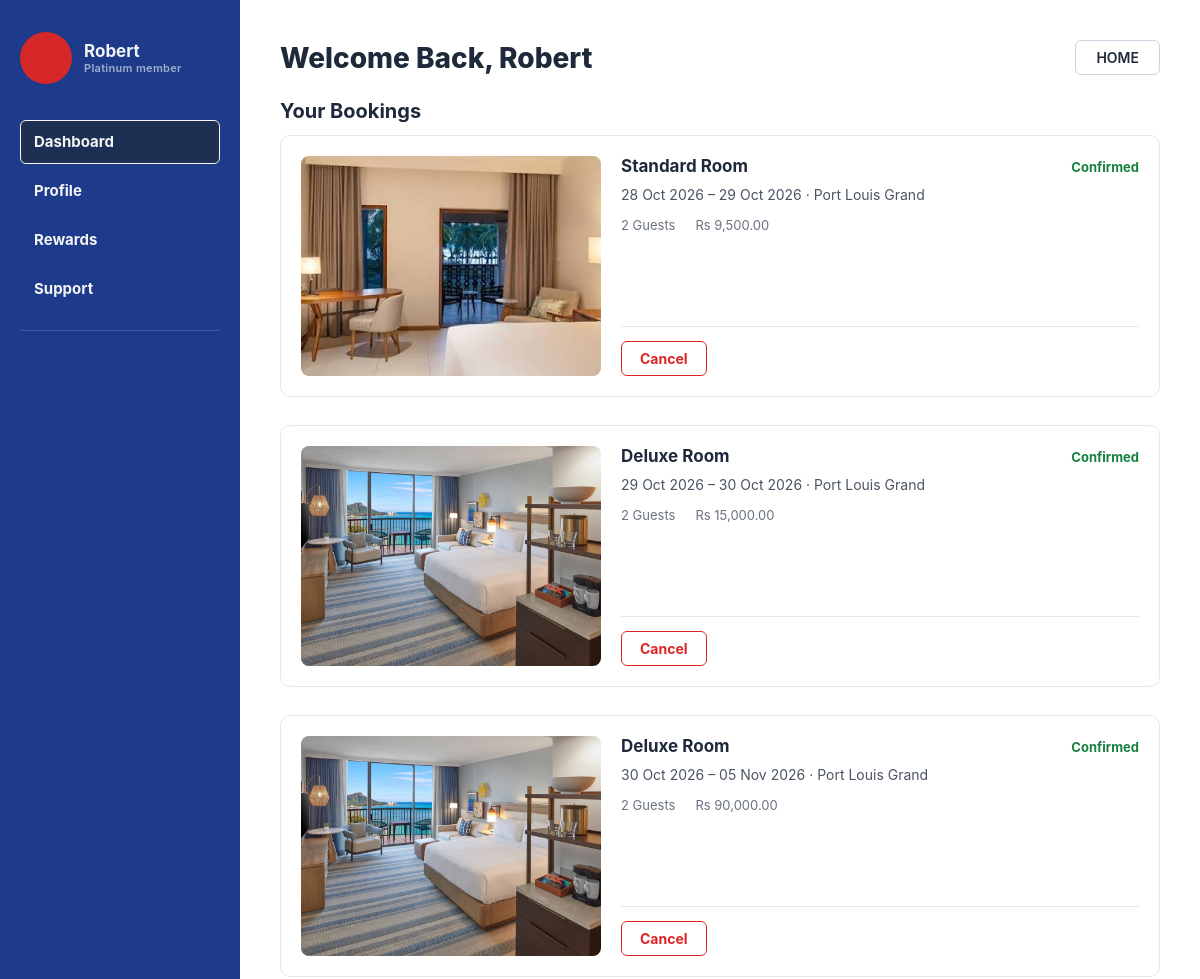
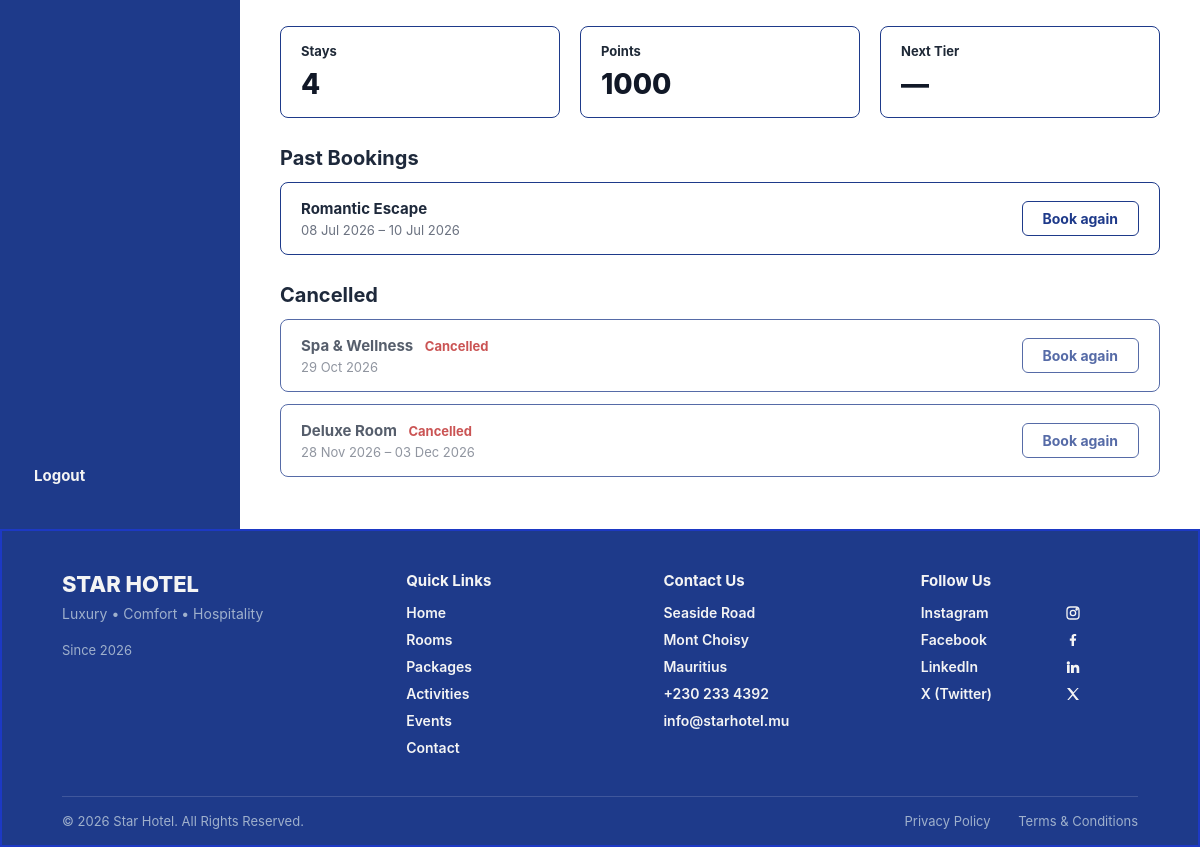
The app's page /customer-dashboard/ with its own data (2 pictures, top to bottom).
### StarHotel/hotel/models.py (models this page shows, shortened)
class User(AbstractUser):
    dob = models.DateField(null=True, blank=True)
    phone = models.CharField(max_length=20, blank=True)
    address = models.CharField(max_length=255, blank=True)
    join_date = models.DateField(auto_now_add=True)

class Customer(User):
    nid = models.CharField(max_length=20, unique=True)
    loyalty = models.ForeignKey(
        Loyalty,
        on_delete=models.SET_NULL,
        null=True,
        blank=True,
        related_name='customers'
    )

class Loyalty(models.Model):
    loyalty_num = models.AutoField(primary_key=True)
    tier = models.CharField(max_length=50)
    discount_rate = models.FloatField(default=0.0)
    multiplier_rate = models.FloatField(default=1.0)

class Booking(models.Model):
    TYPE_CHOICES = [
        ('stay', 'Stay'),
        ('event', 'Event'),
        ('activity', 'Activity'),
    ]
    booking_type = models.CharField(max_length=10, choices=TYPE_CHOICES, default='stay')   # <-- NEW
    bk_id = models.AutoField(primary_key=True)
    no_of_guests = models.PositiveIntegerField()
    check_in = models.DateField()
    check_out = models.DateField()
    bk_date = models.DateField(auto_now_add=True)
    bk_status = models.CharField(max_length=20, default='pending')
    estimated_sum = models.DecimalField(max_digits=10, decimal_places=2)
    created_at = models.DateTimeField(auto_now_add=True)
    updated_at = models.DateTimeField(auto_now=True)
    customer = models.ForeignKey(
        Customer,
        on_delete=models.CASCADE,
        related_name='bookings'
    )
    branch = models.ForeignKey(
        Branch,
        on_delete=models.CASCADE,
        related_name='bookings'
    )

class Room(models.Model):
    room_id = models.AutoField(primary_key=True)
    room_number = models.CharField(max_length=10, blank=True, default='')
    room_type = models.CharField(max_length=50)
    room_status = models.CharField(max_length=20, default='available')
    price = models.DecimalField(max_digits=10, decimal_places=2)
    branch = models.ForeignKey(
        Branch,
        on_delete=models.CASCADE,
        related_name='rooms'
    )

class Branch(models.Model):
    branch_id = models.AutoField(primary_key=True)
    branch_name = models.CharField(max_length=100)
    tel_no = models.CharField(max_length=20)
    street = models.CharField(max_length=150)
    city = models.CharField(max_length=100)
    zipcode = models.CharField(max_length=10)
    class Meta:
        verbose_name_plural = "branches"

class Packages(models.Model):
    p_id = models.AutoField(primary_key=True)
    p_name = models.CharField(max_length=100)
    base_price = models.DecimalField(max_digits=10, decimal_places=2)
    is_active = models.BooleanField(default=True)
    valid_from = models.DateField()
    valid_to = models.DateField()
    nights = models.PositiveSmallIntegerField(default=2)
    created_at = models.DateTimeField(auto_now_add=True)
    updated_at = models.DateTimeField(auto_now=True)

class Activity(models.Model):
    act_id = models.AutoField(primary_key=True)
    act_name = models.CharField(max_length=100)
    act_date = models.DateField(null=True, blank=True)
    location = models.CharField(max_length=150)
    capacity = models.PositiveIntegerField()
    duration = models.PositiveIntegerField(help_text="Duration in minutes")
    price_per_person = models.DecimalField(max_digits=10, decimal_places=2)

### StarHotel/hotel/views.py (the view)
# urls.py: path("customer-dashboard/", views.customer_dashboard, name="customer_dashboard"),
def customer_dashboard(request):
    customer = get_current_customer(request)
    if customer is None:
        return render(request, "hotel/customer_dashboard.html", {"no_customers": True})
    today = date.today()
    bookings = customer.bookings.select_related("branch").prefetch_related(
        "booking_items"
    ).order_by("check_in")
    cards = [_booking_card(b, today) for b in bookings]
    active = [c for c in cards if c["status"] != "cancelled"]
    upcoming = [c for c in active if c["booking"].check_out >= today]
    past = [c for c in active if c["booking"].check_out < today][::-1]
    cancelled = [c for c in cards if c["status"] == "cancelled"]
    total_nights = sum((c["booking"].check_out - c["booking"].check_in).days for c in active)
    context = {
        "customer": customer,
        "upcoming": upcoming,
        "past": past,
        "cancelled": cancelled,
        "stays_count": len([c for c in active if c["booking"].booking_type == "stay"]),
        "points": total_nights * 100,   # placeholder formula, as before
        "cancel_window_hours": CANCEL_WINDOW_HOURS,
    }
    return render(request, "hotel/customer_dashboard.html", context)

### StarHotel/hotel/views.py (called while the page is built)
def _hours_until_checkin(b):
    start = datetime.combine(b.check_in, dtime.min)
    if settings.USE_TZ:
        start = timezone.make_aware(start)
        now = timezone.localtime()
    else:
        now = datetime.now()
    return (start - now).total_seconds() / 3600

def _can_cancel(b):
    return (b.bk_status in ("pending", "confirmed")
            and _hours_until_checkin(b) >= CANCEL_WINDOW_HOURS)

def get_current_customer(request):
    if request.user.is_authenticated:
        try:
            return request.user.customer
        except Customer.DoesNotExist:
            pass
    return Customer.objects.select_related("loyalty").first()

### StarHotel/hotel/templates/hotel/customer_dashboard.html (shortened to what this page needs)
{% extends "base.html" %}
{% load static %}
{% block content %}
    <div class="layout">
        <aside class="sidebar">
            <div class="profile">
                <div class="avatar"></div>
                <div class="profile-info">
                    <div class="name">{{ customer.first_name|default:customer.username }}</div>
                    <div class="member">{{ customer.loyalty.tier|default:"No tier" }} member</div>
                </div>
            </div>
            <nav id="nav">
                <div class="nav-highlight" id="navHighlight"></div>
                <a href="{% url 'customer_dashboard' %}" class="nav-item {% if request.resolver_match.url_name == 'customer_dashboard' %}active{% endif %}">Dashboard</a>
                <a href="{% url 'customer_profile' %}" class="nav-item {% if request.resolver_match.url_name == 'customer_profile' %}active{% endif %}">Profile</a>
                <a href="{% url 'customer_rewards' %}" class="nav-item {% if request.resolver_match.url_name == 'customer_rewards' %}active{% endif %}">Rewards</a>
                <a href="{% url 'customer_support' %}" class="nav-item {% if request.resolver_match.url_name == 'customer_support' %}active{% endif %}">Support</a>
            </nav>
            <hr class="divider">
            <a href="#" class="logout">Logout</a>
        </aside>
        <div class="dashboard-content">
            <div class="content-header">
                <h1>Welcome Back, {{ customer.first_name|default:customer.username }}</h1>
                <a href="{% url 'home' %}" class="btn-home">HOME</a>
            </div>
            <h2 class="section-title">Your Bookings</h2>
            {% for c in upcoming %}
            <div class="booking-card">
                <img src="{% static c.image %}" alt="{{ c.title }}" class="booking-image">
                <div class="booking-details">
                    <div class="booking-title-row">
                        <h3>{{ c.title }}</h3>
                        <span class="booking-status st-{{ c.status }}">{{ c.status_label }}</span>
                    </div>
                    <p>
                        {% if c.single_day %}{{ c.booking.check_in|date:"d M Y" }}{% else %}{{ c.booking.check_in|date:"d M Y" }} &ndash; {{ c.booking.check_out|date:"d M Y" }}{% endif %}
                        &middot; {{ c.booking.branch.branch_name }}
                    </p>
                    <div class="booking-meta">
                        <span>{{ c.booking.no_of_guests }} Guest{{ c.booking.no_of_guests|pluralize }}</span>
                        <span>Rs {{ c.booking.estimated_sum|floatformat:"2g" }}</span>
                    </div>
                    {% if c.can_cancel or c.cancel_locked or c.can_checkin %}
                    <div class="booking-actions">
                        {% if c.can_cancel %}
                        <form method="post" action="{% url 'cancel_booking' c.booking.bk_id %}"
                              onsubmit="return confirm('Cancel this booking? This cannot be undone.');">
                            <button type="submit" class="btn-action btn-cancel">Cancel</button>
                        </form>
                        {% elif c.cancel_locked %}
                        <button type="button" class="btn-action btn-cancel-locked" disabled>Cancel</button>
                        <span class="cancel-note">Cancellation closes {{ cancel_window_hours }} hours before check-in.</span>
                        {% endif %}
                    </div>
                    {% endif %}
                </div>
            </div>
            {% empty %}
            <p>You have no upcoming bookings. <a href="{% url 'booking' %}">Make a booking</a></p>
            {% endfor %}
            <div class="stats-row">
                <div class="stat-box">
                    <div class="stat-label">Stays</div>
                    <div class="stat-value">{{ stays_count }}</div>
                </div>
                <div class="stat-box">
                    <div class="stat-label">Points</div>
                    <div class="stat-value">{{ points }}</div>
                </div>
                <div class="stat-box">
                    <div class="stat-label">Next Tier</div>
                    <div class="stat-value">&mdash;</div>
                </div>
            </div>
            <h2 class="section-title">Past Bookings</h2>
            {% for c in past %}
            <div class="past-booking-row">
                <div>
                    <div class="past-booking-name">{{ c.title }}</div>
                    <div class="past-booking-dates">
                        {% if c.single_day %}{{ c.booking.check_in|date:"d M Y" }}{% else %}{{ c.booking.check_in|date:"d M Y" }} &ndash; {{ c.booking.check_out|date:"d M Y" }}{% endif %}
                    </div>
                </div>
                <a href="{% url 'book_again' c.booking.bk_id %}" class="btn-book-again">Book again</a>
            </div>
            {% empty %}
            <p>No past bookings yet.</p>
            {% endfor %}
            {% if cancelled %}
            <h2 class="section-title cancelled-title">Cancelled</h2>
            {% for c in cancelled %}
            <div class="past-booking-row muted-row">
                <div>
                    <div class="past-booking-name">{{ c.title }} <span class="booking-status st-cancelled">Cancelled</span></div>
                    <div class="past-booking-dates">
                        {% if c.single_day %}{{ c.booking.check_in|date:"d M Y" }}{% else %}{{ c.booking.check_in|date:"d M Y" }} &ndash; {{ c.booking.check_out|date:"d M Y" }}{% endif %}
                    </div>
                </div>
                <a href="{% url 'book_again' c.booking.bk_id %}" class="btn-book-again">Book again</a>
            </div>
            {% endfor %}
            {% endif %}
        </div>
    </div>
{% endblock %}

### StarHotel/hotel/static/css/style.css (style rules this page uses)
body { margin:0; font-family:Arial, Helvetica, sans-serif; background:#F6F8FA; }
:root { --navy: #1E3A8A; --navy-light: #1d2f52; --accent-red: #d62828; --text-light: #f4f4f4; --text-muted: #9fb0cc; --divider: rgba(255,255,255,0.15); }
* { box-sizing: border-box; margin: 0; padding: 0; }
body { background-color: #ffffff; color: var(--text-dark); font-family: -apple-system, BlinkMacSystemFont, "Segoe UI", Roboto, sans-serif; }
.layout { display: flex; min-height: 100vh; }
.sidebar { width: 240px; background: var(--navy); padding: 32px 20px; display: flex; flex-direction: column; flex-shrink: 0; }
.profile { display: flex; align-items: center; gap: 12px; margin-bottom: 36px; }
.avatar { width: 52px; height: 52px; border-radius: 50%; background: var(--accent-red); flex-shrink: 0; }
.profile-info .name { color: var(--text-light); font-size: 17px; font-weight:700; line-height: 1.2; }
.profile-info .member { color: var(--text-muted); font-size: 11px; font-weight: 600; letter-spacing: 0.3px; }
.sidebar nav { position: relative; display: flex; flex-direction: column; gap: 6px; }
.nav-highlight { position: absolute; left: 0; width: 100%; height: 44px; border-radius: 6px; border: 1px solid var(--text-light); background: var(--navy-light); transition: top 0.28s cubic-bezier(0.4,0, 0.2,1); pointer-events: none; }
.nav-item { position: relative; display: block; padding: 12px 14px; border-radius: 6px; color: var(--text-light); text-decoration: none; font-size: 15px; font-weight: 700; transition: background 0.15s ease; }
.divider { border: none; border-top: 1px solid var(--divider); margin: 20px 0; }
.logout { margin-top: auto; padding: 12px 14px; color: var(--text-light); text-decoration: none; font-size: 15px; font-weight: 700; }
.layout .dashboard-content { min-height: unset; flex: 1; padding: 40px; }
.dashboard-content h1 { margin-top: 0; font-size: 28px; font-weight: 800; }
.content-header { display: flex; justify-content: space-between; align-items: center; margin-bottom: 24px; }
.btn-home { padding: 8px 20px; border: 1px solid #cbd5e1; border-radius: 6px; background: white; font-weight: 600; font-size: 14px; color: #1f2937; text-decoration: none; }
.section-title { font-size: 20px; font-weight: 700; margin: 0 0 12px; }
.booking-card { display: flex; gap: 20px; background: white; border: 1px solid #e2e8f0; border-radius: 10px; padding: 20px; margin-bottom: 28px; }
.booking-image { width: 300px; height: 220px; flex-shrink: 0; border-radius: 8px; object-fit: cover; }
.booking-details { flex: 1; display: flex; flex-direction: column; }
.booking-title-row { display: flex; justify-content: space-between; align-items: baseline; margin-bottom: 4px; }
.booking-title-row h3 { margin: 0; font-size: 17px; }
.booking-status { color: #16a34a; font-size: 13px; font-weight: 700; }
.booking-details p { margin: 4px 0 12px; font-size: 14px; color: #4b5563; line-height: 1.5; }
.booking-meta { display: flex; gap: 20px; font-size: 13px; color: #6b7280; margin-bottom: 12px; }
.booking-actions { display: flex; gap: 10px; border-top: 1px solid #e2e8f0; padding-top: 14px; margin-top: auto; }
.btn-action { padding: 8px 18px; border-radius: 6px; font-size: 14px; font-weight: 700; cursor: pointer; background: white; text-decoration: none; display: inline-block; }
.btn-cancel { border: 1px solid #dc2626; color: #dc2626; }
.stats-row { display: flex; gap: 20px; margin-bottom: 28px; }
.stat-box { flex: 1; border: 1px solid var(--navy); border-radius: 8px; padding: 16px 20px; }
.stat-label { font-size: 13px; font-weight: 700; color: #1f2937; margin-bottom: 8px; }
.stat-value { font-size: 28px; font-weight: 800; color: #111827; }
.past-booking-row { display: flex; justify-content: space-between; align-items: center; border: 1px solid var(--navy); border-radius: 8px; padding: 16px 20px; }
.past-booking-name { font-weight: 700; font-size: 15px; margin-bottom: 4px; }
.past-booking-dates { font-size: 13px; color: #6b7280; }
.btn-book-again { padding: 8px 20px; border: 1px solid var(--navy); border-radius: 6px; background: white; font-weight: 700; font-size: 14px; cursor: pointer; text-decoration: none; color: var(--navy); display: inline-block; }
:root { --primary-blue: #1d39c4; --primary-hover: #10239e; --dark-navy: #091a30; --text-dark: #1e293b; --bg-light: #f8fafc; --border-color: #e2e8f0; --radius-md: 12px; }

### records on screen
User: first_name "Robert"
Customer: loyalty.tier "Platinum"
Booking: shows a picture, title "Standard Room", status_label "Confirmed", booking.check_in "28 Oct 2026", booking.check_out "29 Oct 2026", booking.branch.branch_name "Port Louis Grand", booking.no_of_guests "2", booking.estimated_sum "9,500.00"
Booking: title "Deluxe Room", status_label "Confirmed", booking.check_in "29 Oct 2026", booking.check_out "30 Oct 2026", booking.branch.branch_name "Port Louis Grand", booking.no_of_guests "2", booking.estimated_sum "15,000.00"
Booking: title "Deluxe Room", status_label "Confirmed", booking.check_in "30 Oct 2026", booking.check_out "05 Nov 2026", booking.branch.branch_name "Port Louis Grand", booking.no_of_guests "2", booking.estimated_sum "90,000.00"
Booking: title "Romantic Escape", booking.check_in "08 Jul 2026", booking.check_out "10 Jul 2026"
Booking: title "Spa & Wellness", booking.check_in "29 Oct 2026"
Booking: title "Deluxe Room", booking.check_in "28 Nov 2026", booking.check_out "03 Dec 2026"

### other values on screen
{{ stays_count }} "4"
{{ points }} "1000"
